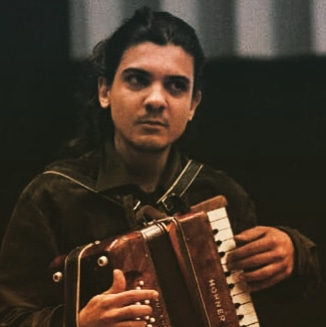
#> input picture media/ivan1.JPG, 326 x 327 px
$ python photo.py
#> lines starting #> are read from the running program, lines starting #| are printed output that depends on the picture
import cv2

# Carregar imagem
imagem = cv2.imread("media/ivan1.JPG")
#> imagem is the input picture: shape (327, 326, 3); mean B, G, R 38.6, 50.5, 62.3

# Converter para escala de cinza
cinza = cv2.cvtColor(imagem, cv2.COLOR_BGR2GRAY)
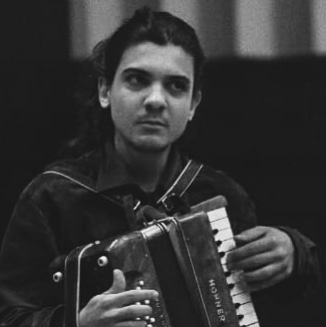
#> cinza: shape (327, 326); min 18, max 246, mean 52.7

# Aplicar efeito de desfoque
desfocada = cv2.GaussianBlur(cinza, (21, 21), sigmaX=0, sigmaY=0)
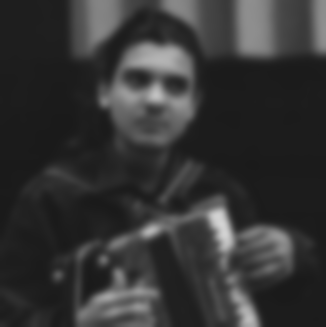
#> desfocada: shape (327, 326); min 26, max 212, mean 52.7

# Criar efeito de desenho invertido
desenho = cv2.divide(cinza, desfocada, scale=256)
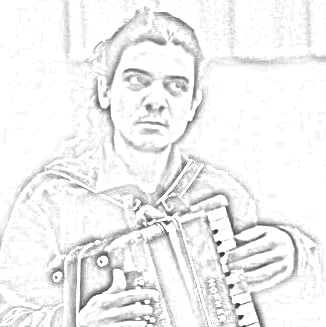
#> desenho: shape (327, 326); min 35, max 255, mean 240.1

# Salvar resultado
cv2.imwrite("desenho_ivan.jpg", desenho)

# Mostrar imagem
cv2.imshow("Desenho", desenho)
cv2.waitKey(0)
cv2.destroyAllWindows()

$ run again, with media/carbon.png saved as media/ivan1.JPG
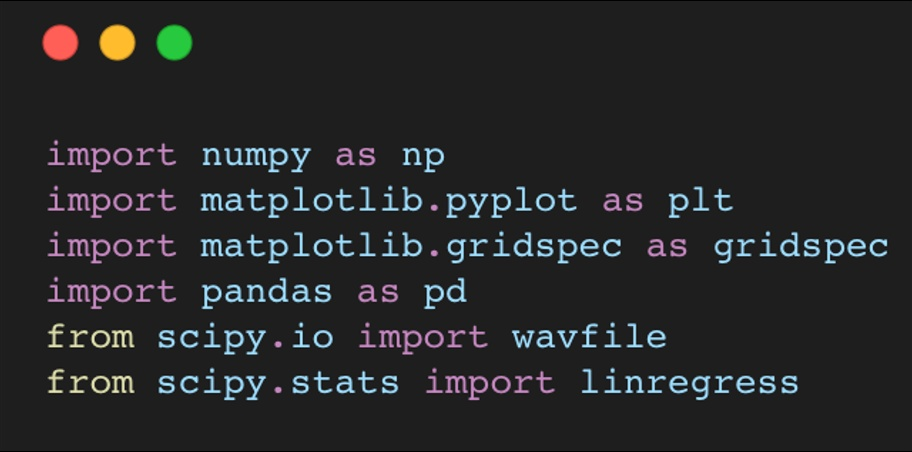
#> input picture media/carbon.png, 912 x 452 px
#> imagem is the input picture: shape (452, 912, 3); mean B, G, R 40.4, 39.2, 38.3
#> `desfocada = cv2.GaussianBlur(cinza, (21, 21), sigmaX=0, sigmaY=0)`:
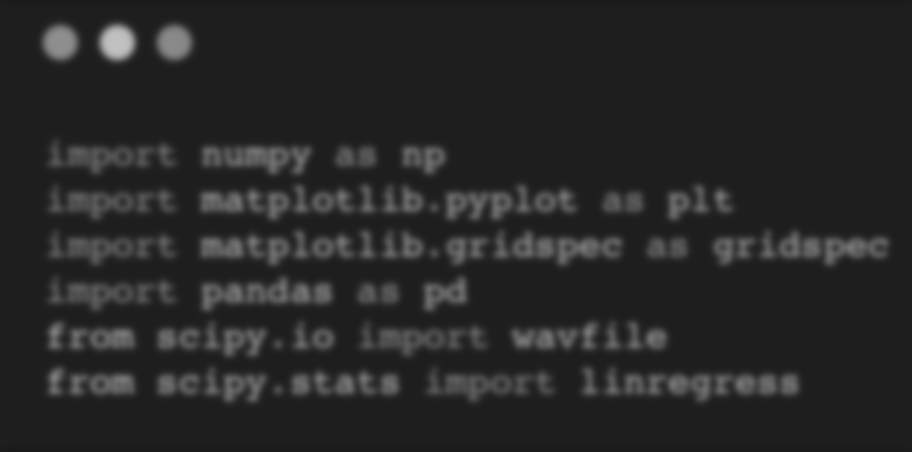
#> desfocada: shape (452, 912); min 26, max 192, mean 39.1
#> `desenho = cv2.divide(cinza, desfocada, scale=256)`:
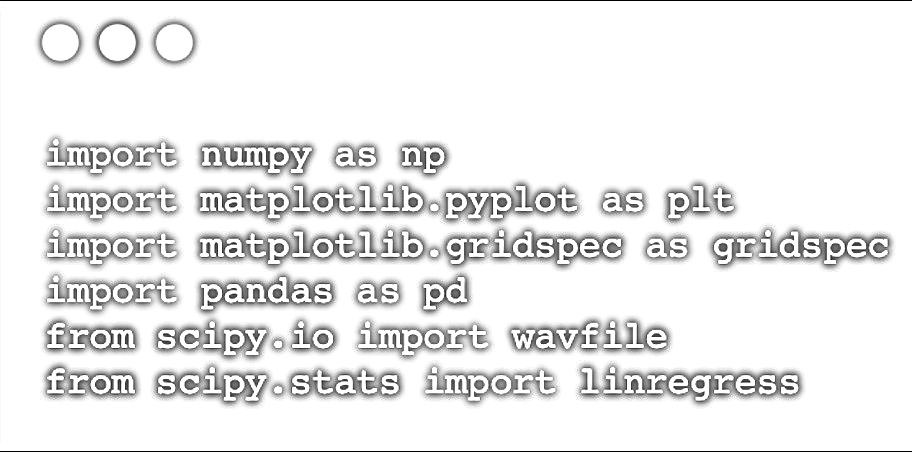
#> desenho: shape (452, 912); min 0, max 255, mean 234.9

$ run again, with media/ivan.png saved as media/ivan1.JPG
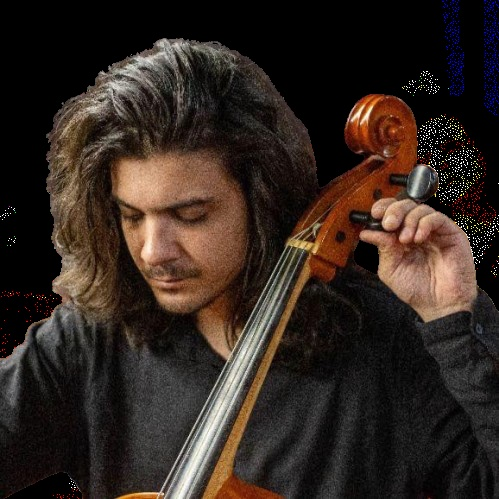
#> input picture media/ivan.png, 499 x 499 px
#> imagem is the input picture: shape (499, 499, 3); mean B, G, R 32.4, 38.9, 50.5
#> `desfocada = cv2.GaussianBlur(cinza, (21, 21), sigmaX=0, sigmaY=0)`:
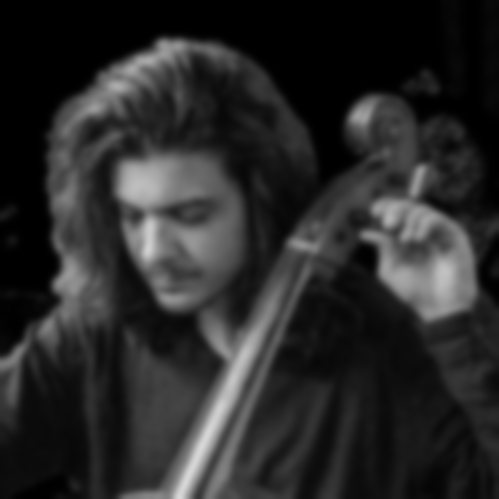
#> desfocada: shape (499, 499); min 0, max 216, mean 41.6
#> `desenho = cv2.divide(cinza, desfocada, scale=256)`:
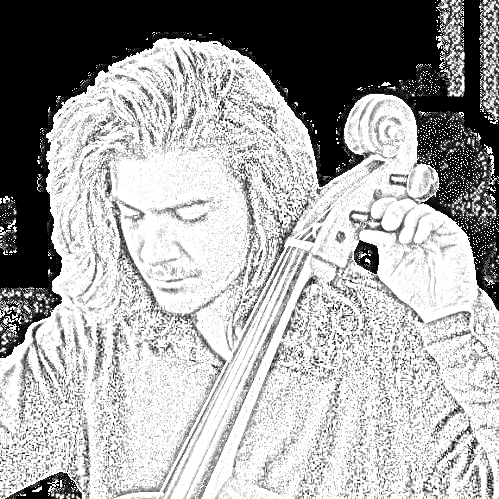
#> desenho: shape (499, 499); min 0, max 255, mean 167
